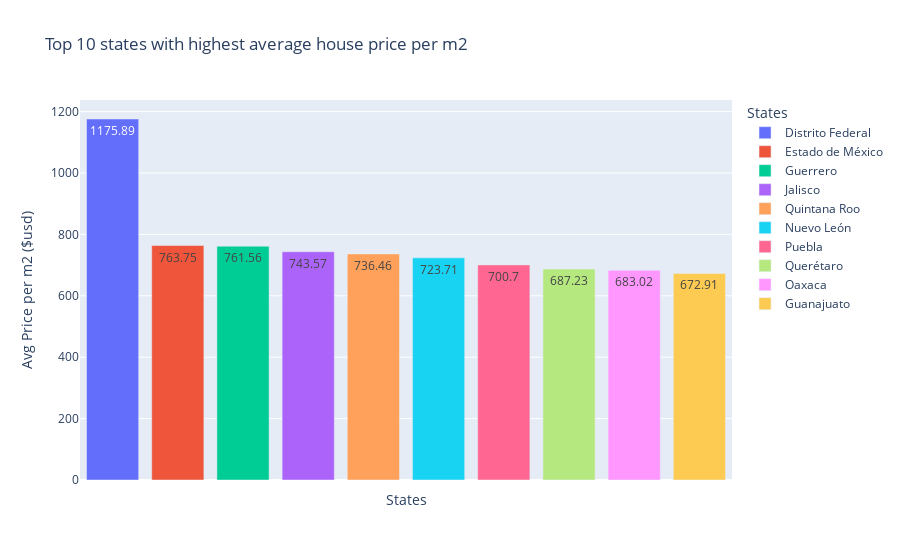

This figure's notebook cell:
### Code cell
# Calculate the top 10 states with highest average house price per m2
top = ((df['price_usd']/df['area_m2']).groupby(df['state'])
                    .mean().round(2)
                    .sort_values(ascending=False)
                    .head(10)
                    .reset_index())

top.columns = ['state', 'Avg Price per m2 ($usd)']
# Create the bar chart using Plotly Express
fig = px.bar(top,
             x='state',
             y='Avg Price per m2 ($usd)',
             title='Top 10 states with highest average house price per m2',
             labels={ 'Avg Price per m2 ($usd)': 'Avg Price per m2 ($usd)'},
             text='Avg Price per m2 ($usd)',
             color='state')

# Update layout for better appearance
fig.update_layout(xaxis_title='States', 
                  yaxis_title='Avg Price per m2 ($usd)',
                  legend_title='States',
                  xaxis=dict(tickmode='array', ticktext=[], tickvals=[]))

fig.show()

### Figure 1 — Plotly figure (JSON) as saved in the notebook; plotly's stock layout.template omitted (floating-point values rounded to 4 significant figures)
{"data": [{"alignmentgroup": "True", "hovertemplate": "state=%{x}<br>Avg Price per m2 ($usd)=%{text}<extra></extra>", "legendgroup": "Distrito Federal", "marker": {"color": "#636efa", "pattern": {"shape": ""}}, "name": "Distrito Federal", "offsetgroup": "Distrito Federal", "orientation": "v", "showlegend": true, "text": [1176.0], "textposition": "auto", "type": "bar", "x": ["Distrito Federal"], "xaxis": "x", "y": [1176.0], "yaxis": "y"}, {"alignmentgroup": "True", "hovertemplate": "state=%{x}<br>Avg Price per m2 ($usd)=%{text}<extra></extra>", "legendgroup": "Estado de México", "marker": {"color": "#EF553B", "pattern": {"shape": ""}}, "name": "Estado de México", "offsetgroup": "Estado de México", "orientation": "v", "showlegend": true, "text": [763.8], "textposition": "auto", "type": "bar", "x": ["Estado de México"], "xaxis": "x", "y": [763.8], "yaxis": "y"}, {"alignmentgroup": "True", "hovertemplate": "state=%{x}<br>Avg Price per m2 ($usd)=%{text}<extra></extra>", "legendgroup": "Guerrero", "marker": {"color": "#00cc96", "pattern": {"shape": ""}}, "name": "Guerrero", "offsetgroup": "Guerrero", "orientation": "v", "showlegend": true, "text": [761.6], "textposition": "auto", "type": "bar", "x": ["Guerrero"], "xaxis": "x", "y": [761.6], "yaxis": "y"}, {"alignmentgroup": "True", "hovertemplate": "state=%{x}<br>Avg Price per m2 ($usd)=%{text}<extra></extra>", "legendgroup": "Jalisco", "marker": {"color": "#ab63fa", "pattern": {"shape": ""}}, "name": "Jalisco", "offsetgroup": "Jalisco", "orientation": "v", "showlegend": true, "text": [743.6], "textposition": "auto", "type": "bar", "x": ["Jalisco"], "xaxis": "x", "y": [743.6], "yaxis": "y"}, {"alignmentgroup": "True", "hovertemplate": "state=%{x}<br>Avg Price per m2 ($usd)=%{text}<extra></extra>", "legendgroup": "Quintana Roo", "marker": {"color": "#FFA15A", "pattern": {"shape": ""}}, "name": "Quintana Roo", "offsetgroup": "Quintana Roo", "orientation": "v", "showlegend": true, "text": [736.5], "textposition": "auto", "type": "bar", "x": ["Quintana Roo"], "xaxis": "x", "y": [736.5], "yaxis": "y"}, {"alignmentgroup": "True", "hovertemplate": "state=%{x}<br>Avg Price per m2 ($usd)=%{text}<extra></extra>", "legendgroup": "Nuevo León", "marker": {"color": "#19d3f3", "pattern": {"shape": ""}}, "name": "Nuevo León", "offsetgroup": "Nuevo León", "orientation": "v", "showlegend": true, "text": [723.7], "textposition": "auto", "type": "bar", "x": ["Nuevo León"], "xaxis": "x", "y": [723.7], "yaxis": "y"}, {"alignmentgroup": "True", "hovertemplate": "state=%{x}<br>Avg Price per m2 ($usd)=%{text}<extra></extra>", "legendgroup": "Puebla", "marker": {"color": "#FF6692", "pattern": {"shape": ""}}, "name": "Puebla", "offsetgroup": "Puebla", "orientation": "v", "showlegend": true, "text": [700.7], "textposition": "auto", "type": "bar", "x": ["Puebla"], "xaxis": "x", "y": [700.7], "yaxis": "y"}, {"alignmentgroup": "True", "hovertemplate": "state=%{x}<br>Avg Price per m2 ($usd)=%{text}<extra></extra>", "legendgroup": "Querétaro", "marker": {"color": "#B6E880", "pattern": {"shape": ""}}, "name": "Querétaro", "offsetgroup": "Querétaro", "orientation": "v", "showlegend": true, "text": [687.2], "textposition": "auto", "type": "bar", "x": ["Querétaro"], "xaxis": "x", "y": [687.2], "yaxis": "y"}, {"alignmentgroup": "True", "hovertemplate": "state=%{x}<br>Avg Price per m2 ($usd)=%{text}<extra></extra>", "legendgroup": "Oaxaca", "marker": {"color": "#FF97FF", "pattern": {"shape": ""}}, "name": "Oaxaca", "offsetgroup": "Oaxaca", "orientation": "v", "showlegend": true, "text": [683.0], "textposition": "auto", "type": "bar", "x": ["Oaxaca"], "xaxis": "x", "y": [683.0], "yaxis": "y"}, {"alignmentgroup": "True", "hovertemplate": "state=%{x}<br>Avg Price per m2 ($usd)=%{text}<extra></extra>", "legendgroup": "Guanajuato", "marker": {"color": "#FECB52", "pattern": {"shape": ""}}, "name": "Guanajuato", "offsetgroup": "Guanajuato", "orientation": "v", "showlegend": true, "text": [672.9], "textposition": "auto", "type": "bar", "x": ["Guanajuato"], "xaxis": "x", "y": [672.9], "yaxis": "y"}], "layout": {"barmode": "relative", "legend": {"title": {"text": "States"}, "tracegroupgap": 0}, "title": {"text": "Top 10 states with highest average house price per m2"}, "xaxis": {"anchor": "y", "categoryarray": ["Distrito Federal", "Estado de México", "Guerrero", "Jalisco", "Quintana Roo", "Nuevo León", "Puebla", "Querétaro", "Oaxaca", "Guanajuato"], "categoryorder": "array", "domain": [0, 1], "tickmode": "array", "ticktext": [], "tickvals": [], "title": {"text": "States"}}, "yaxis": {"anchor": "x", "domain": [0, 1], "title": {"text": "Avg Price per m2 ($usd)"}}}}
